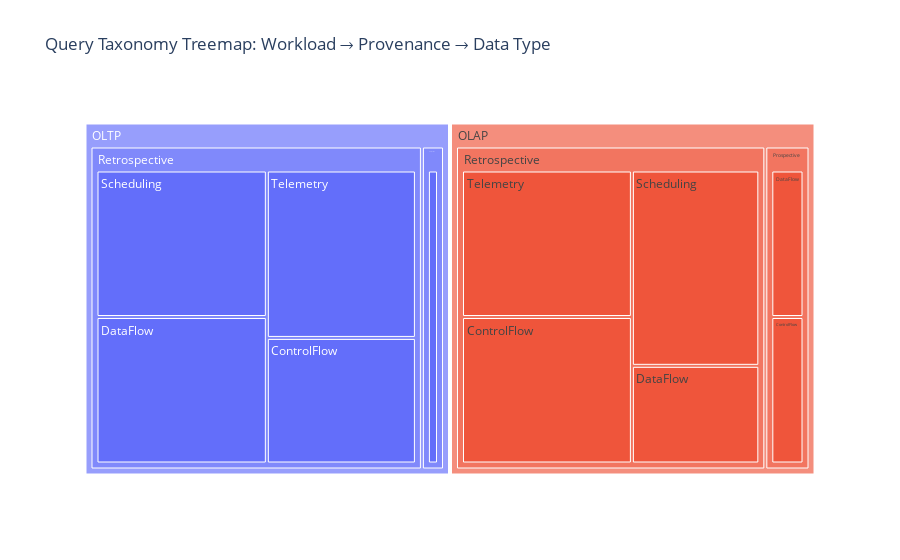

The notebook cell this image was saved under:
### Code cell
fig = px.treemap(
    sunburst_df,
    path=['Workload', 'Provenance', 'Data Type'],
    values='Count',
    title="Query Taxonomy Treemap: Workload → Provenance → Data Type"
)
fig.show()

### Figure 1 — Plotly figure (JSON) as saved in the notebook; plotly's stock layout.template omitted (floating-point values rounded to 4 significant figures)
{"data": [{"branchvalues": "total", "domain": {"x": [0, 1], "y": [0, 1]}, "hovertemplate": "labels=%{label}<br>Count=%{value}<br>parent=%{parent}<br>id=%{id}<extra></extra>", "ids": ["OLTP/Retrospective/ControlFlow", "OLTP/Retrospective/Scheduling", "OLTP/Retrospective/DataFlow", "OLTP/Retrospective/Telemetry", "OLTP/Prospective/DataFlow", "OLAP/Retrospective/Telemetry", "OLAP/Retrospective/ControlFlow", "OLAP/Retrospective/Scheduling", "OLAP/Prospective/DataFlow", "OLAP/Prospective/ControlFlow", "OLAP/Retrospective/DataFlow", "OLTP/Retrospective", "OLTP/Prospective", "OLAP/Retrospective", "OLAP/Prospective", "OLTP", "OLAP"], "labels": ["ControlFlow", "Scheduling", "DataFlow", "Telemetry", "DataFlow", "Telemetry", "ControlFlow", "Scheduling", "DataFlow", "ControlFlow", "DataFlow", "Retrospective", "Prospective", "Retrospective", "Prospective", "OLTP", "OLAP"], "name": "", "parents": ["OLTP/Retrospective", "OLTP/Retrospective", "OLTP/Retrospective", "OLTP/Retrospective", "OLTP/Prospective", "OLAP/Retrospective", "OLAP/Retrospective", "OLAP/Retrospective", "OLAP/Prospective", "OLAP/Prospective", "OLAP/Retrospective", "OLTP", "OLTP", "OLAP", "OLAP", "", ""], "type": "treemap", "values": [3.0, 4.0, 4.0, 4.0, 1.0, 4.0, 4.0, 4.0, 1.0, 1.0, 2.0, 15.0, 1.0, 14.0, 2.0, 16.0, 16.0]}], "layout": {"legend": {"tracegroupgap": 0}, "title": {"text": "Query Taxonomy Treemap: Workload → Provenance → Data Type"}}}
